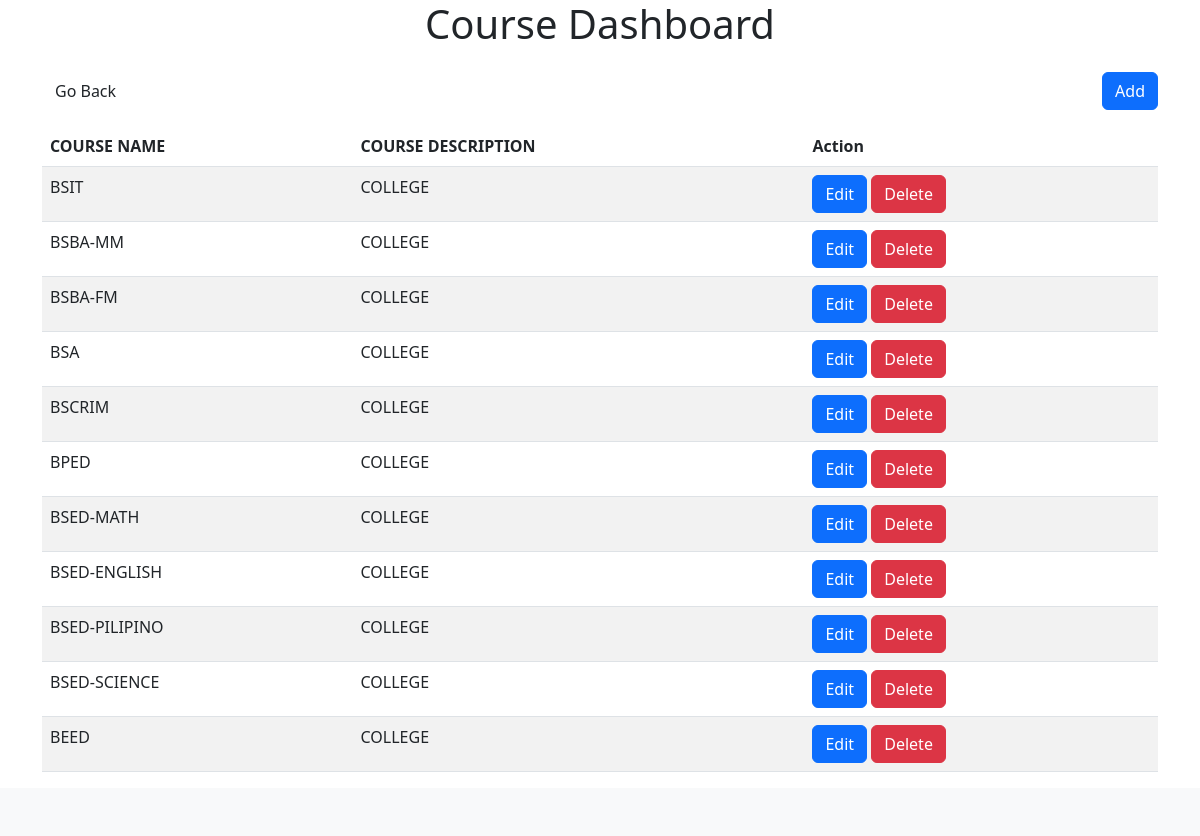
Screenshot of /course/index.php (signed in) with the database file from the repository.
### tables this page shows
CREATE TABLE `course` (
  `COURSE_ID` int(11) NOT NULL,
  `COURSE_NAME` varchar(30) NOT NULL,
  `COURSEDESC` varchar(100) NOT NULL
);

### course/index.php (the view, shortened to what this page needs)
<?php
$servername = "localhost";
$username = "root";
$password = "";
$database = "grading_system";
$conn = new mysqli($servername, $username, $password, $database);
$sql = "SELECT * FROM course";
$result = $conn->query($sql);
?>
<!DOCTYPE html>
<html lang="en">
<head>
    <link href="https://cdn.jsdelivr.net/npm/bootstrap@5.3.2/dist/css/bootstrap.min.css" rel="stylesheet"
>
    <link rel="stylesheet" href="style.css">
</head>
<body class="sb-nav-fixed">
        <div class="container ">
             <h1 class="text-center">Course Dashboard</h1>
             <div class="d-flex justify-content-between align-items-center">
                  <a href="../home.php" class="btn btn-transparent mt-3 mb-3"><i class="fas fa-arrow-left"></i> Go Back
                 </a>
                 <a href='add.php' class='btn btn-primary'>Add</a>
             </div>
            <table class="table table-striped">
                <thead>
                    <tr>
                        <th>COURSE NAME</th>
                        <th>COURSE DESCRIPTION</th>
                        <th>Action</th>
                    </tr>
                </thead>
                <tbody>
                    <?php
                    if ($result->num_rows > 0) {
                        while ($row = $result->fetch_assoc()) {
                            echo "<tr>";
                            echo "<td>" . $row["COURSE_NAME"] . "</td>";
                            echo "<td>" . $row["COURSEDESC"] . "</td>";
                            echo "<td>
                                    <a href='edit.php?id=" . $row["COURSE_ID"] . "' class='btn btn-primary'>Edit</a>
                                    <a href='delete.php?id=" . $row["COURSE_ID"] . "' class='btn btn-danger'>Delete</a>
                                 </td>";
                            echo "</tr>";
                        }
                    } else {
                        echo "<tr><td colspan='3'>No students found</td></tr>";
                    }
                    ?>
                </tbody>
            </table>
        </div>
</body>
</html>
            <footer class="py-4 bg-light mt-auto">
            </footer>
</body>
</html>

### rows the page displays
course: COURSE_NAME "BSIT", COURSEDESC "COLLEGE"
course: COURSE_NAME "BSBA-MM", COURSEDESC "COLLEGE"
course: COURSE_NAME "BSBA-FM", COURSEDESC "COLLEGE"
course: COURSE_NAME "BSA", COURSEDESC "COLLEGE"
course: COURSE_NAME "BSCRIM", COURSEDESC "COLLEGE"
course: COURSE_NAME "BPED", COURSEDESC "COLLEGE"
course: COURSE_NAME "BSED-MATH", COURSEDESC "COLLEGE"
course: COURSE_NAME "BSED-ENGLISH", COURSEDESC "COLLEGE"
course: COURSE_NAME "BSED-PILIPINO", COURSEDESC "COLLEGE"
course: COURSE_NAME "BSED-SCIENCE", COURSEDESC "COLLEGE"
course: COURSE_NAME "BEED", COURSEDESC "COLLEGE"
